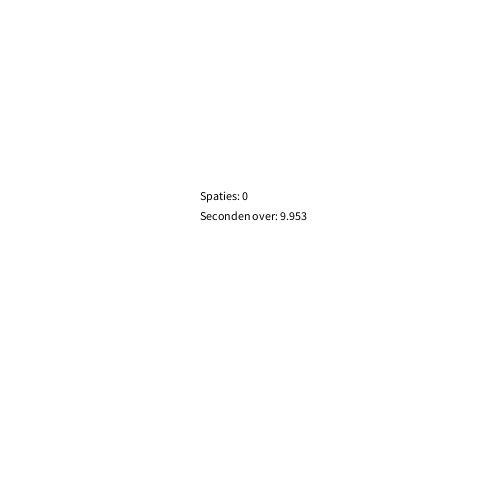
Frame 1 (no input)
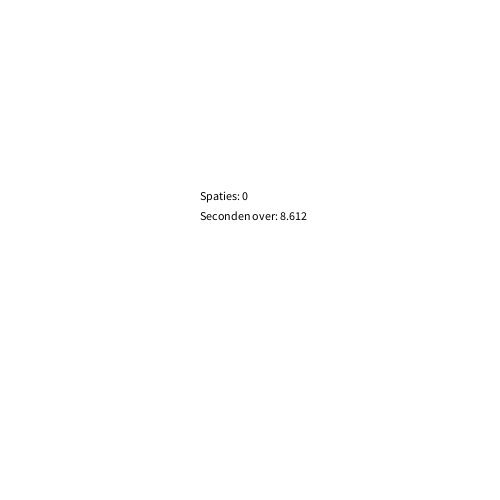
Frame 60 (the mouse pressed at the canvas centre just before this capture)
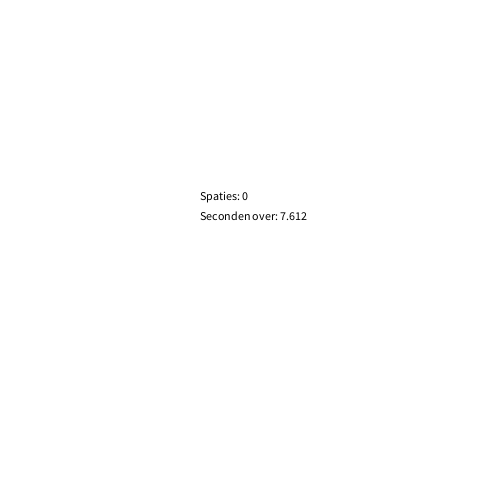
Frame 120 (the mouse held since frame 60 and released just before this capture)

The Processing sketch that drew these frames (run headless with seeded random() and noise(); from frame 60 on, the mouse is pressed at the canvas centre):

// Processing sketch: ProcH12_2
// ── ProcH12_2.pde
int seconden;
int secleft;
int millisLeft;
int aantalspatie = 0;
boolean racing = true;


void setup(){
  size(500,500);

}

void draw(){
  background(255,255,255);
  
  seconden = millis()/1000;
  secleft = 9 - seconden;
  millisLeft = 1000 - (millis()%1000);
  
    if(!racing){
   secleft = 0;
   millisLeft = 0;
  }
  
  if(seconden >= 10){
   racing = false; 
  }
  fill(0,0,0);
  text("Spaties: " + aantalspatie, 200,200);
  text("Seconden over: " + secleft + "." + millisLeft , 200,220);
  
}

void keyReleased(){
  if(keyCode == 32 && racing){
  aantalspatie++;
  }
}
